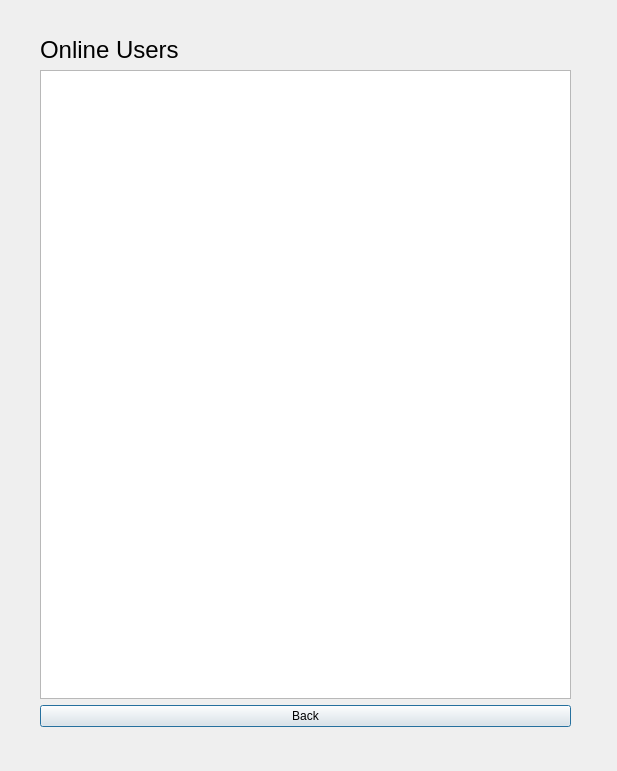
<?xml version="1.0" encoding="UTF-8"?>
<ui version="4.0">
 <class>OnlineUsers</class>
 <widget class="QDialog" name="OnlineUsers">
  <property name="geometry">
   <rect>
    <x>0</x>
    <y>0</y>
    <width>617</width>
    <height>771</height>
   </rect>
  </property>
  <property name="windowTitle">
   <string>Dialog</string>
  </property>
  <widget class="QWidget" name="layoutWidget">
   <property name="geometry">
    <rect>
     <x>40</x>
     <y>36</y>
     <width>531</width>
     <height>691</height>
    </rect>
   </property>
   <layout class="QVBoxLayout" name="verticalLayout_2">
    <item>
     <layout class="QVBoxLayout" name="verticalLayout">
      <item>
       <widget class="QLabel" name="label">
        <property name="font">
         <font>
          <pointsize>18</pointsize>
         </font>
        </property>
        <property name="text">
         <string>Online Users</string>
        </property>
       </widget>
      </item>
      <item>
       <widget class="QListWidget" name="listWidget"/>
      </item>
     </layout>
    </item>
    <item>
     <widget class="QPushButton" name="pushButton">
      <property name="text">
       <string>Back</string>
      </property>
     </widget>
    </item>
   </layout>
  </widget>
 </widget>
 <resources/>
 <connections/>
</ui>
